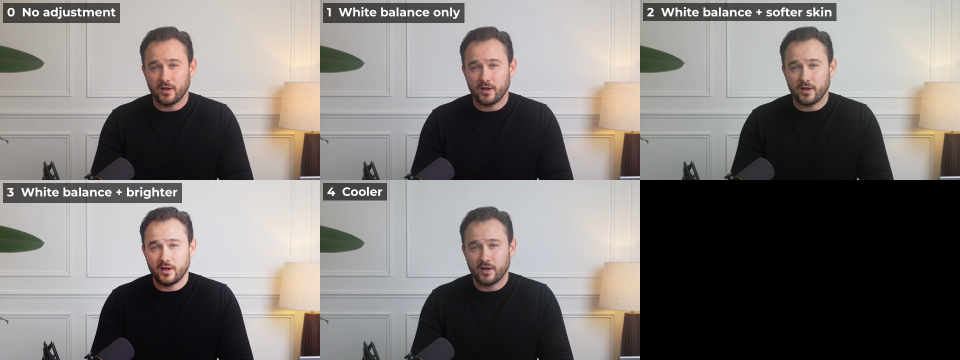
#> input picture looks/2026-10-26_look-test_all.png, 1920 x 720 px (shown at 1/2 size)
$ python make_cover.py ../looks/2026-10-26_look-test_all.png 1.0 1.0 ../looks/2026-10-26_look-test_all.png ../looks/2026-10-26_look-test_all.png
#> lines starting #> are read from the running program, lines starting #| are printed output that depends on the picture
#!/usr/bin/env python3
"""Reel / Short cover (1080x1920) in the caption style: a 9:16 frame of Jake with a
stacked headline over his chest.

Lines are "style:text", styles as in the captions: bold (Montserrat ExtraBold, white),
italic (Cormorant Garamond italic, white), key (Montserrat Black caps, #FFDE59).
Text stays inside the 3:4 area Instagram shows on the profile grid.

Usage: make_cover.py <video> <time_s> <crop_centre_x> <out.jpg> "bold:Are you" "key:OVERPAYING?"
"""
import os, subprocess, sys, tempfile

from PIL import Image, ImageDraw, ImageFont

REPO = os.path.dirname(os.path.dirname(os.path.abspath(__file__)))
F = os.path.join(REPO, "brand", "fonts")
W, H = 1080, 1920
YELLOW = (255, 222, 89)
STYLES = {"bold": ("Montserrat-800.ttf", 104, "white"),
          "italic": ("CormorantGaramond-500-Italic.ttf", 150, "white"),
          "key": ("Montserrat-900.ttf", 150, YELLOW)}
GRADE = "eq=contrast=1.06:saturation=0.94:gamma=0.98,colorbalance=rh=-0.02:bh=0.02"


def frame(video, t, cx):
    """9:16 crop of the source frame around x=cx, scaled to 1080x1920. A still photo (.jpg/.png,
    e.g. the property) works too: t is ignored and the photo keeps its own colour."""
#> called with video = '../looks/2026-10-26_look-test_all.png', t = 1, cx = 1
    if video.lower().endswith((".jpg", ".jpeg", ".png")):
        img = Image.open(video).convert("RGB")
#> img is the input picture: PIL image 1920x720 RGB; mean R, G, B 124.6, 120.4, 117.9
        sw, sh = img.size
#> sw = 1920; sh = 720
        cw = sh * 9 / 16
#> cw = 405
        x0 = min(max(0, cx - cw / 2), sw - cw)
#> x0 = 0
        return img.crop((round(x0), 0, round(x0 + cw), sh)).resize((W, H), Image.LANCZOS)
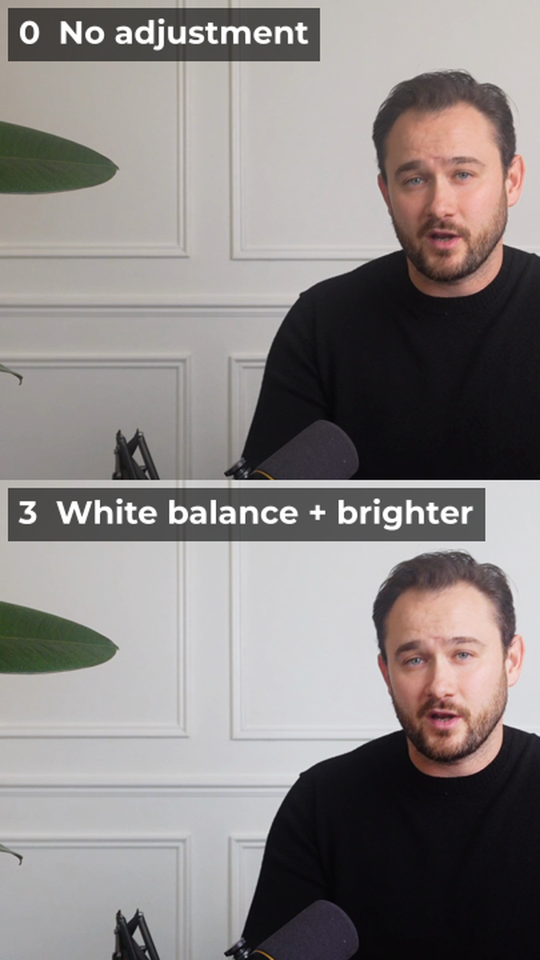
#> returned value: PIL image 1080x1920 RGB (shown at 1/2 size); mean R, G, B 137.2, 132, 130.8
    out = tempfile.mktemp(suffix=".png")
    probe = subprocess.run(["ffprobe", "-v", "error", "-select_streams", "v:0", "-show_entries",
                            "stream=width,height", "-of", "csv=p=0", video], capture_output=True, text=True)
    sw, sh = map(int, probe.stdout.strip().split(","))
    cw = sh * 9 / 16
    x0 = min(max(0, cx - cw / 2), sw - cw)
    subprocess.run(["ffmpeg", "-v", "error", "-y", "-ss", str(t), "-i", video, "-frames:v", "1", "-vf",
                    f"{GRADE},crop={cw:.0f}:{sh}:{x0:.0f}:0,scale={W}:{H}:flags=lanczos,unsharp=5:5:0.5",
                    out], check=True)
    img = Image.open(out).convert("RGB")
    os.remove(out)
    return img


def cover(video, t, cx, out, lines, centre_y=1120):
    img = frame(video, t, cx)
    # soft darkening behind the text for legibility
    shade = Image.new("L", (W, H), 0)
#> shade: PIL image 1080x1920 L; every value is 0
    d = ImageDraw.Draw(shade)
    for y in range(H):
        dist = abs(y - centre_y) / 520
        d.line([(0, y), (W, y)], fill=int(150 * max(0, 1 - dist) ** 1.5))
    img = Image.composite(Image.new("RGB", (W, H), (0, 0, 0)), img, shade)
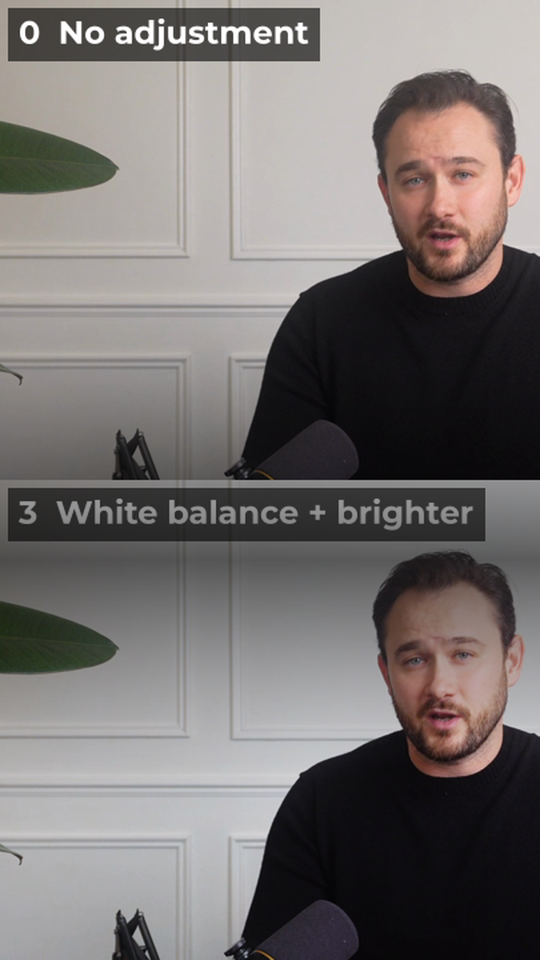
#> img: PIL image 1080x1920 RGB (shown at 1/2 size); mean R, G, B 118.1, 113.4, 112.2

    d = ImageDraw.Draw(img)
    parsed = []
    for spec in lines:
        style, text = spec.split(":", 1)
        fname, size, colour = STYLES[style]
        font = ImageFont.truetype(os.path.join(F, fname), size)
        while font.getlength(text) > W * 0.86 and size > 40:  # fit width
            size -= 4
            font = ImageFont.truetype(os.path.join(F, fname), size)
        top, bottom = font.getbbox(text, anchor="ls")[1], font.getbbox(text, anchor="ls")[3]
        parsed.append((text, font, colour, -top, bottom, size))
    gap = 18
    total = sum(a + b for _, _, _, a, b, _ in parsed) + gap * (len(parsed) - 1)
    y = centre_y - total / 2
    for text, font, colour, asc, desc, size in parsed:
        y += asc
        d.text((W / 2 + 3, y + 4), text, font=font, fill=(0, 0, 0), anchor="ms")  # subtle drop shadow
        d.text((W / 2, y), text, font=font, fill=colour, anchor="ms")
        y += desc + gap
    assert 240 < centre_y - total / 2 and centre_y + total / 2 < 1680, "text outside the profile-grid area"

    logo = Image.open(os.path.join(REPO, "brand", "logos", "monogram-black.png")).convert("RGBA").resize((56, 56), Image.LANCZOS)
    logo.putalpha(logo.split()[3].point(lambda v: int(v * 0.6)))
    img.paste(logo, (W - 56 - 60, 290), logo)
    img.save(out, quality=94)
    print(f"cover -> {out}")


if __name__ == "__main__":
    if len(sys.argv) < 6:
        sys.exit(__doc__)
#> (the run stopped early here; a loop or call above may not have finished)

$ run again, on projects/2026-10-26_budget-week-landlords/exports/2026-10-26_budget-week-landlords_colour-test_ABC.png
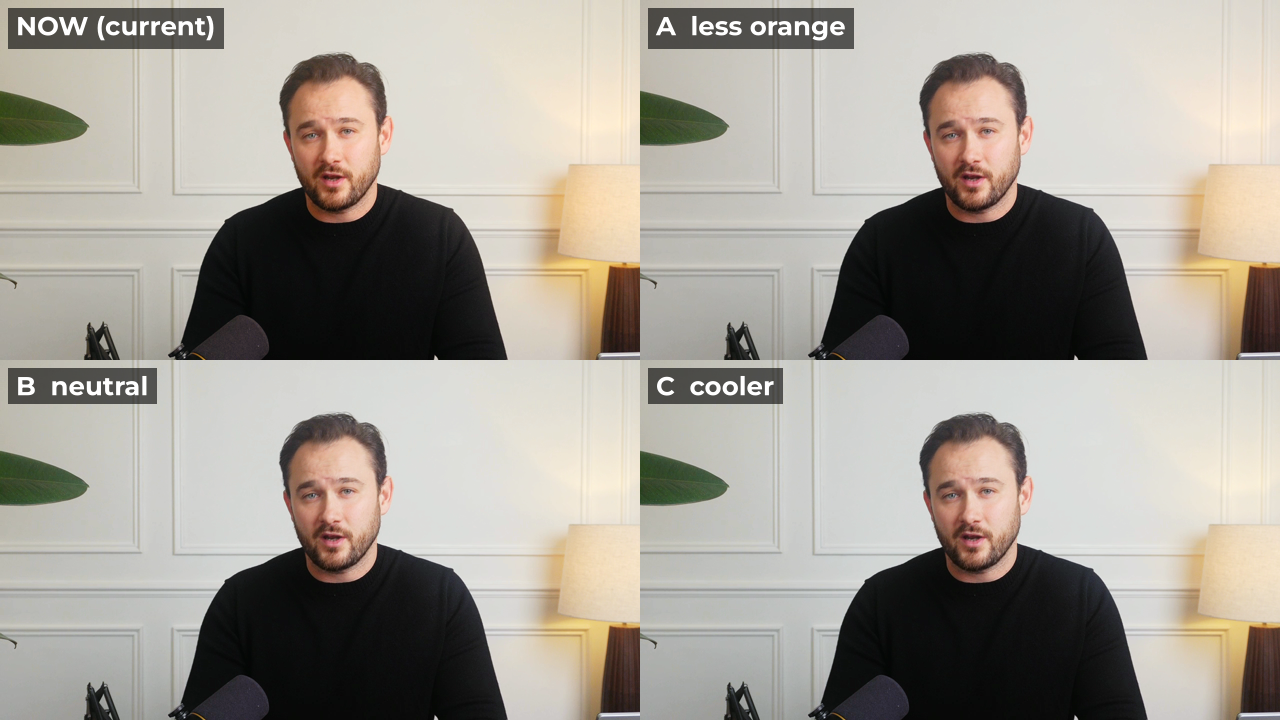
#> input picture projects/2026-10-26_budget-week-landlords/exports/2026-10-26_budget-week-landlords_colour-test_ABC.png, 1280 x 720 px
#> in frame, img is the input picture: PIL image 1280x720 RGB; mean R, G, B 162.1, 156.7, 148.2
#> in frame, `return img.crop((round(x0), 0, round(x0 + cw), sh)).resize((W, H), Ima..`:
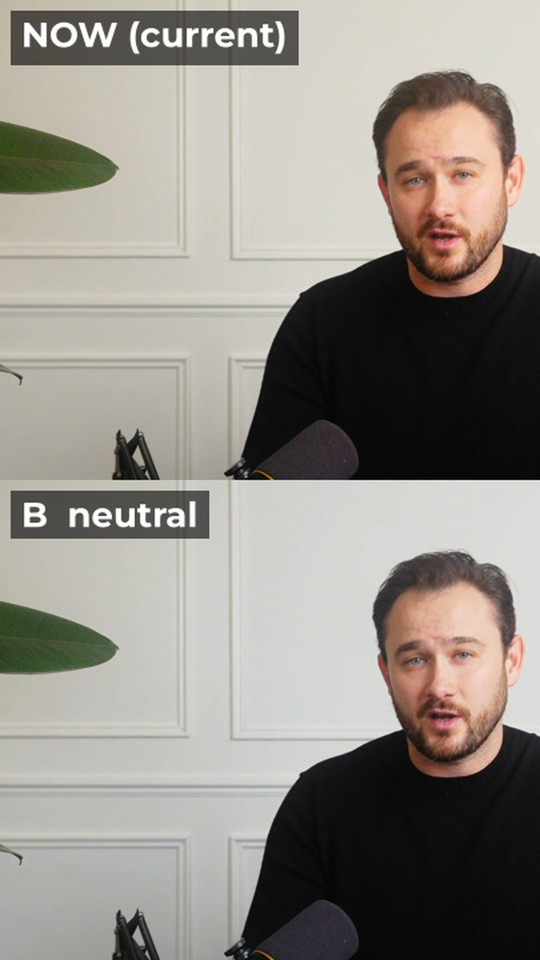
#> returned value: PIL image 1080x1920 RGB (shown at 1/2 size); mean R, G, B 147.2, 142.8, 135.8
#> shade: PIL image 1080x1920 L; every value is 0
#> in cover, `img = Image.composite(Image.new("RGB", (W, H), (0, 0, 0)), img, shade)`:
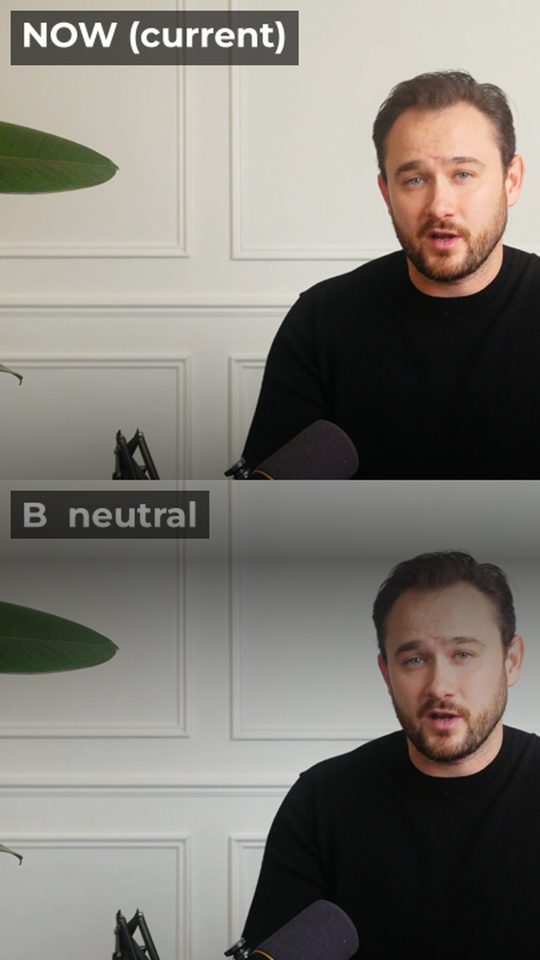
#> img: PIL image 1080x1920 RGB (shown at 1/2 size); mean R, G, B 126.5, 122.5, 116.2

$ run again, on projects/01-valuation/thumbnail/thumb-A-monochrome.jpg
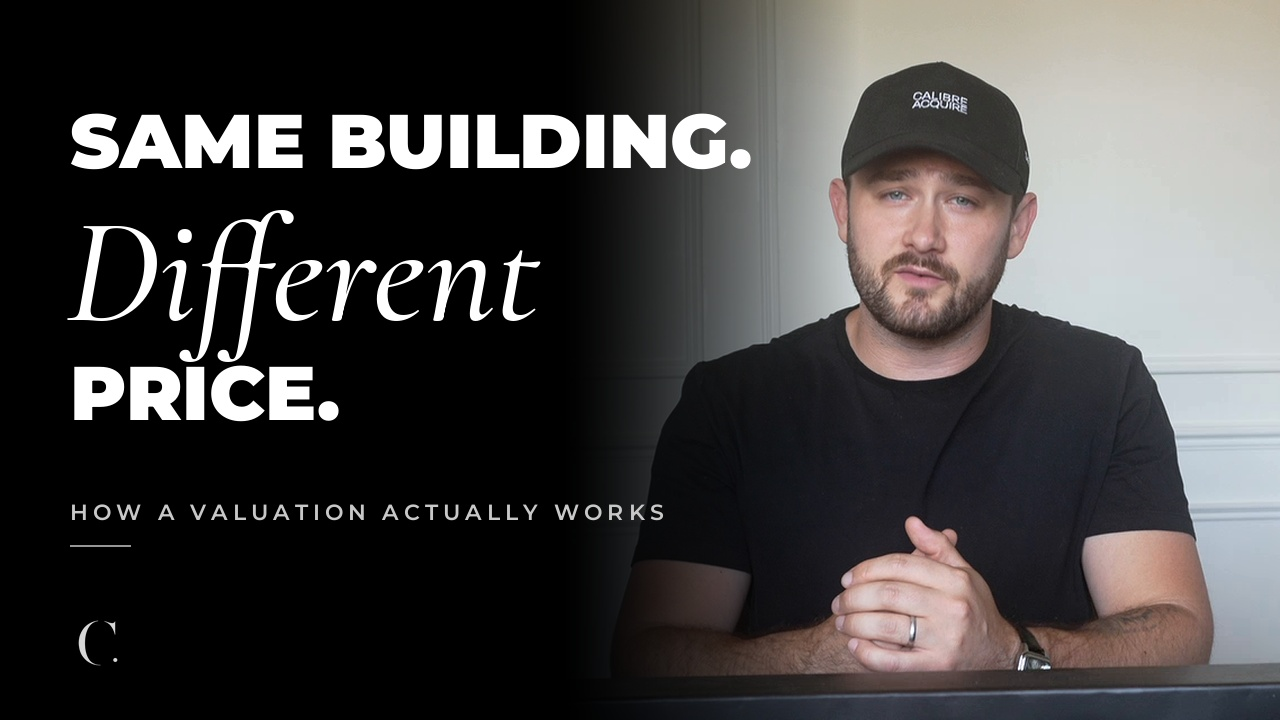
#> input picture projects/01-valuation/thumbnail/thumb-A-monochrome.jpg, 1280 x 720 px
#> in frame, img is the input picture: PIL image 1280x720 RGB; mean R, G, B 68.8, 66.7, 66.3
#> in frame, `return img.crop((round(x0), 0, round(x0 + cw), sh)).resize((W, H), Ima..`:
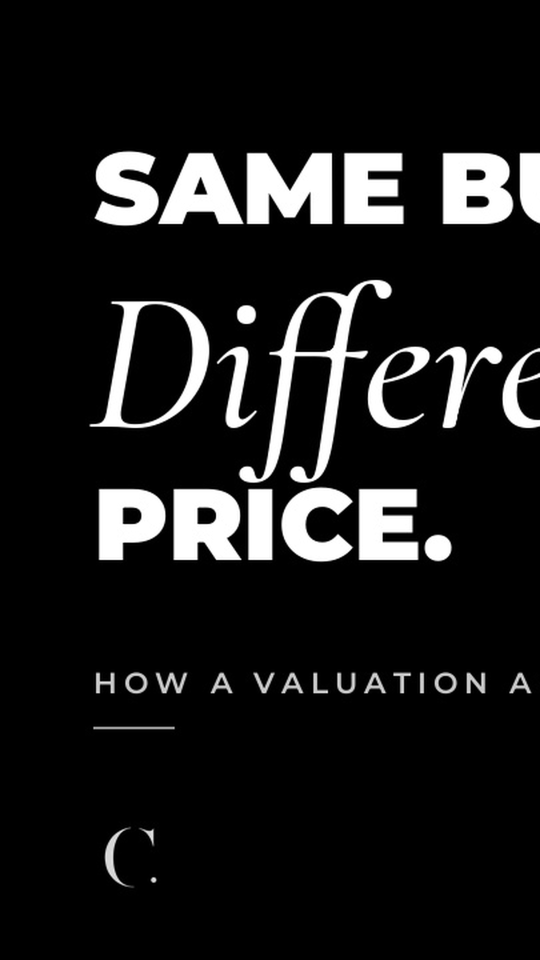
#> returned value: PIL image 1080x1920 RGB (shown at 1/2 size); min 0, max 255, mean 26.5
#> shade: PIL image 1080x1920 L; every value is 0
#> in cover, `img = Image.composite(Image.new("RGB", (W, H), (0, 0, 0)), img, shade)`:
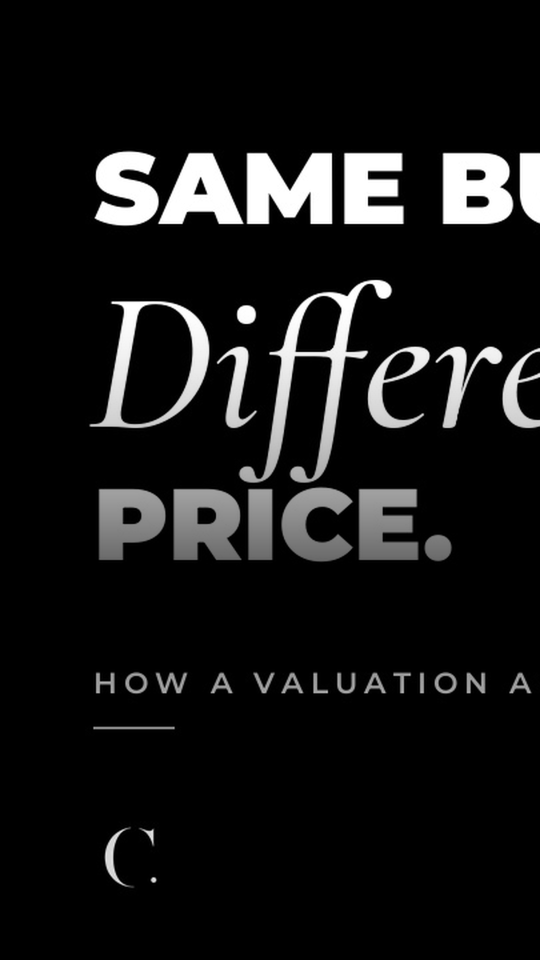
#> img: PIL image 1080x1920 RGB (shown at 1/2 size); min 0, max 255, mean 21.7
